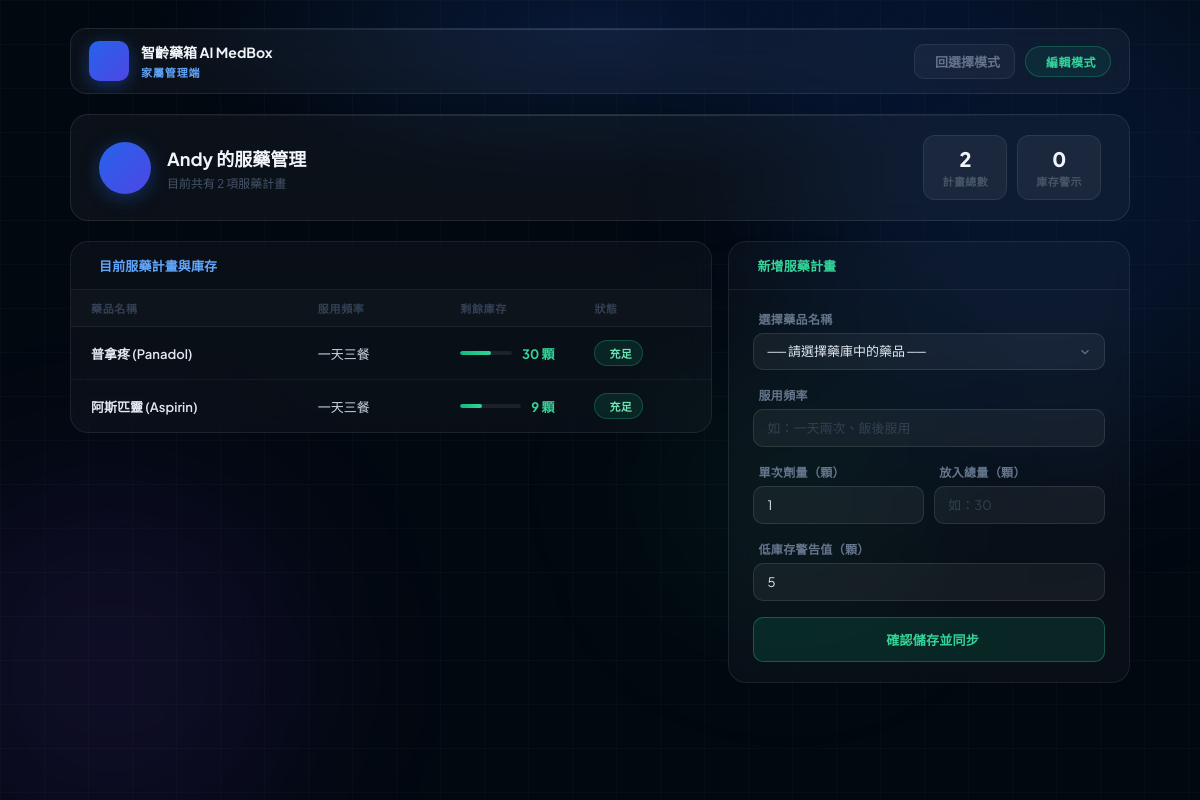
Screenshot of /期末報告/guardian_edit.php (signed in) with the database file from the repository.
### tables this page shows
CREATE TABLE `users` (
  `id` int(11) NOT NULL,
  `username` varchar(50) NOT NULL,
  `password` varchar(255) NOT NULL,
  `role` enum('patient','guardian') NOT NULL,
  `patient_id` int(11) DEFAULT NULL
);

CREATE TABLE `medication_plan` (
  `plan_id` int(11) NOT NULL,
  `user_id` int(11) NOT NULL,
  `drug_id` int(11) NOT NULL,
  `daily_dosage` varchar(50) DEFAULT NULL,
  `once_qty` int(11) DEFAULT 1,
  `remaining_qty` int(11) DEFAULT 0,
  `alert_threshold` int(11) DEFAULT 10
);

CREATE TABLE `medicine_db` (
  `drug_id` int(11) NOT NULL,
  `name` varchar(100) NOT NULL,
  `indications` text DEFAULT NULL,
  `warnings` text DEFAULT NULL
);

### 期末報告/guardian_edit.php (the view, shortened to what this page needs)
<?php
require_once 'db.php';
$guardian_id   = $_SESSION['user_id'];
try {
    $stmt = $pdo->prepare("SELECT patient_id FROM users WHERE id = ?");
    $stmt->execute([$guardian_id]);
    $user_info  = $stmt->fetch();
    $patient_id = $user_info['patient_id'] ?? null;
    $patient_name     = null;
    $medication_plans = [];
    if ($patient_id) {
        $stmt_p = $pdo->prepare("SELECT username FROM users WHERE id = ? AND role = 'patient'");
        $stmt_p->execute([$patient_id]);
        $p_info = $stmt_p->fetch();
        if ($p_info) { $patient_name = $p_info['username']; }
        $sql_plans = "SELECT p.*, m.name AS medicine_name
                      FROM medication_plan p
                      JOIN medicine_db m ON p.drug_id = m.drug_id
                      WHERE p.user_id = ?";
        $stmt_plans = $pdo->prepare($sql_plans);
        $stmt_plans->execute([$patient_id]);
        $medication_plans = $stmt_plans->fetchAll();
    }
} catch (Exception $e) {
    echo "<div style='color:red; padding:20px;'>系統錯誤：" . htmlspecialchars($e->getMessage()) . "</div>";
    exit;
}
$low_count = 0;
?>
<!DOCTYPE html>
<html lang="zh-TW">
<head>
    <link rel="stylesheet" href="https://cdn.jsdelivr.net/npm/@tabler/icons-webfont@latest/tabler-icons.min.css">
</head>
<body>
<div class="bg-canvas">
    <div class="bg-grid"></div>
    <div class="bg-top-glow"></div>
    <div class="orb" style="width:520px;height:520px;top:-80px;right:-100px;background:rgba(37,99,235,0.12);--dx:40px;--dy:30px;--ds:1.1;animation-duration:18s;"></div>
    <div class="orb" style="width:380px;height:380px;bottom:-60px;left:-80px;background:rgba(124,58,237,0.10);--dx:-30px;--dy:-25px;--ds:0.9;animation-duration:22s;"></div>
    <div class="orb" style="width:260px;height:260px;top:45%;left:55%;background:rgba(16,185,129,0.07);--dx:20px;--dy:-40px;--ds:1.15;animation-duration:16s;"></div>
</div>
<div class="page">
    <div class="top-bar">
        <div class="logo-mark"><i class="ti ti-pill"></i></div>
        <div>
            <div class="bar-brand-name">智齡藥箱 AI MedBox</div>
            <div class="bar-brand-sub">家屬管理端</div>
        </div>
        <div class="bar-right">
            <a href="guardian_hub.php" class="btn-back">
                <i class="ti ti-arrow-left"></i> 回選擇模式
            </a>
            <span class="mode-badge">
                <i class="ti ti-edit-circle"></i> 編輯模式
            </span>
        </div>
    </div>
    <div class="patient-banner">
        <div class="patient-avatar"><i class="ti ti-user-heart"></i></div>
        <div class="patient-info">
            <div class="patient-name"><?php echo htmlspecialchars($patient_name ?? '未綁定長輩'); ?> 的服藥管理</div>
            <div class="patient-sub">目前共有 <?php echo count($medication_plans); ?> 項服藥計畫</div>
        </div>
        <div class="patient-stats">
            <div class="pstat">
                <div class="pstat-num"><?php echo count($medication_plans); ?></div>
                <div class="pstat-label">計畫總數</div>
            </div>
            <div class="pstat">
                <div class="pstat-num <?php echo $low_count > 0 ? 'warn' : ''; ?>">
                    <?php echo $low_count; ?>
                </div>
                <div class="pstat-label">庫存警示</div>
            </div>
        </div>
    </div>
    <div class="main-grid">
        <div class="section-card">
            <div class="section-header blue">
                <span class="title">目前服藥計畫與庫存</span>
            </div>
            <?php if (empty($medication_plans)): ?>
                <div class="empty-state">
                    <i class="ti ti-pill-off"></i>
                    目前尚無計畫，請由右側表單新增。
                </div>
            <?php else: ?>
                <table class="plan-table">
                    <thead>
                        <tr>
                            <th>藥品名稱</th>
                            <th>服用頻率</th>
                            <th>剩餘庫存</th>
                            <th>狀態</th>
                        </tr>
                    </thead>
                    <tbody>
                        <?php foreach ($medication_plans as $plan):
                            $is_low    = $plan['remaining_qty'] <= $plan['alert_threshold'];
                            $max_qty   = $plan['alert_threshold'] * 5;
                            $bar_pct   = min(100, round(($plan['remaining_qty'] / max($max_qty, 1)) * 100));
                            $bar_class = $is_low ? 'warn' : 'ok';
                        ?>
                        <tr>
                            <td><div class="med-name"><?php echo htmlspecialchars($plan['medicine_name']); ?></div></td>
                            <td><?php echo htmlspecialchars($plan['daily_dosage']); ?></td>
                            <td>
                                <div class="qty-bar-wrap">
                                    <div class="qty-bar-bg">
                                        <div class="qty-bar <?php echo $bar_class; ?>" style="width:<?php echo $bar_pct; ?>%"></div>
                                    </div>
                                    <span class="qty-num <?php echo $bar_class; ?>"><?php echo $plan['remaining_qty']; ?> 顆</span>
                                </div>
                            </td>
                            <td>
                                <?php if ($is_low): ?>
                                    <span class="badge danger"><i class="ti ti-alert-triangle"></i>過低</span>
                                <?php else: ?>
                                    <span class="badge success"><i class="ti ti-circle-check"></i>充足</span>
                                <?php endif; ?>
                            </td>
                        </tr>
                        <?php endforeach; ?>
                    </tbody>
                </table>
            <?php endif; ?>
        </div>
        <div class="section-card">
            <div class="section-header green">
                <span class="title">新增服藥計畫</span>
            </div>
            <div class="card-body">
                <form action="add_plan_process.php" method="POST">
                    <div class="form-group">
                        <label><i class="ti ti-pill"></i> 選擇藥品名稱</label>
                        <select name="drug_id" class="form-control" required>
                            <option value="">── 請選擇藥庫中的藥品 ──</option>
                        </select>
                    </div>
                    <div class="form-group">
                        <label><i class="ti ti-clock"></i> 服用頻率</label>
                        <input type="text" name="daily_dosage" class="form-control" placeholder="如：一天兩次、飯後服用" required>
                    </div>
                    <div class="form-row">
                        <div class="form-group">
                            <label><i class="ti ti-hash"></i> 單次劑量（顆）</label>
                            <input type="number" name="once_qty" class="form-control" value="1" min="1" required>
                        </div>
                        <div class="form-group">
                            <label><i class="ti ti-package"></i> 放入總量（顆）</label>
                            <input type="number" name="remaining_qty" class="form-control" placeholder="如：30" min="0" required>
                        </div>
                    </div>
                    <div class="form-group">
                        <label><i class="ti ti-alert-triangle"></i> 低庫存警告值（顆）</label>
                        <input type="number" name="alert_threshold" class="form-control" value="5" min="0" required>
                    </div>
                    <button type="submit" class="btn-submit">
                        <i class="ti ti-device-floppy"></i> 確認儲存並同步
                    </button>
                </form>
            </div>
        </div>
    </div>
</div>
</body>
</html>

### rows the page displays
users: username "Andy"
medication_plan: drug.name "普拿疼 (Panadol)", daily_dosage "一天三餐", alert_threshold 10 (drawn), remaining_qty "30"
medication_plan: drug.name "阿斯匹靈 (Aspirin)", daily_dosage "一天三餐", alert_threshold 5 (drawn), remaining_qty "9"

### other values shown
count($medication_plans) "2"
$low_count "0"
